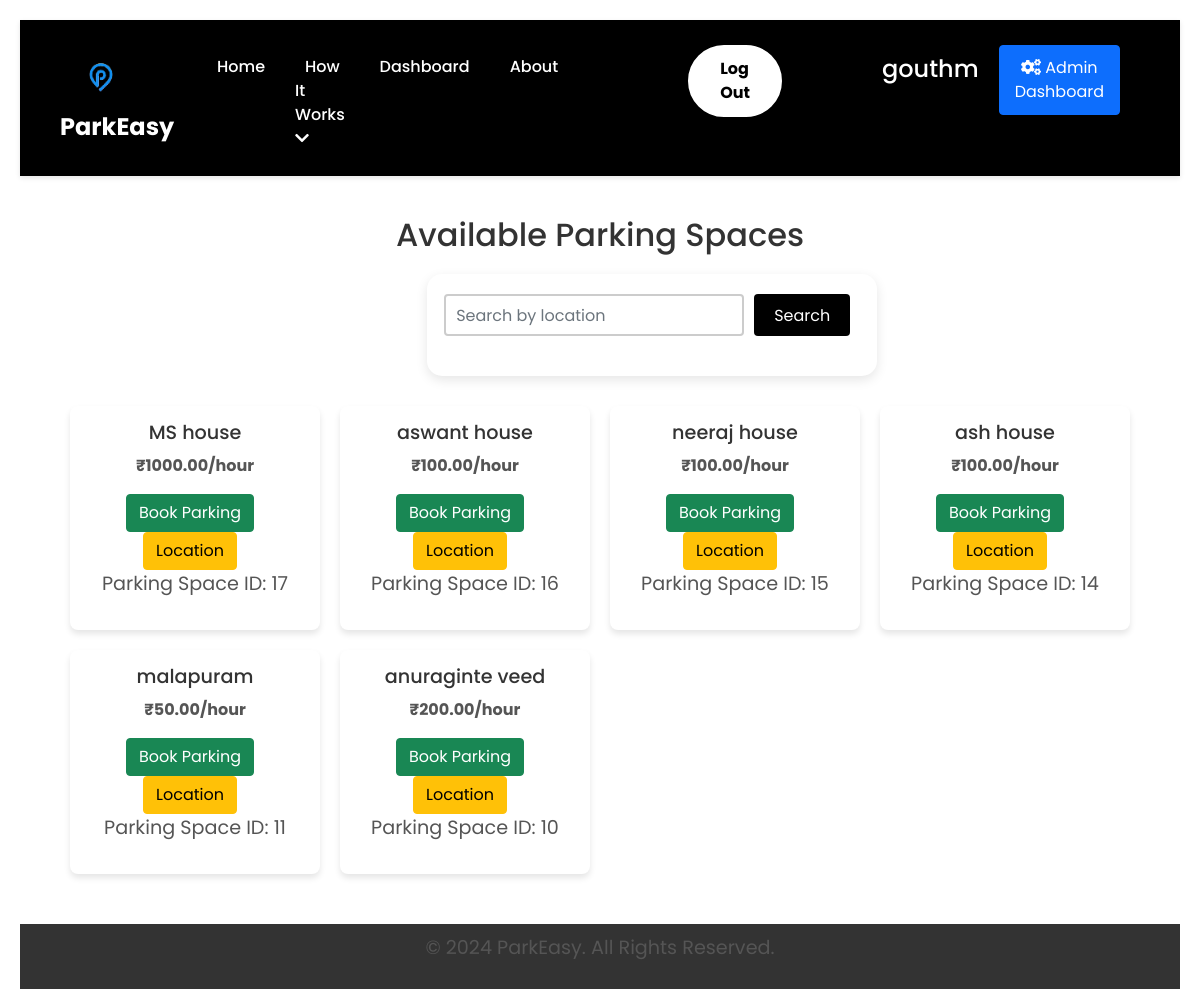
/parkeasy/parking-spaces/ (signed in), run on an earlier commit of the app's database.
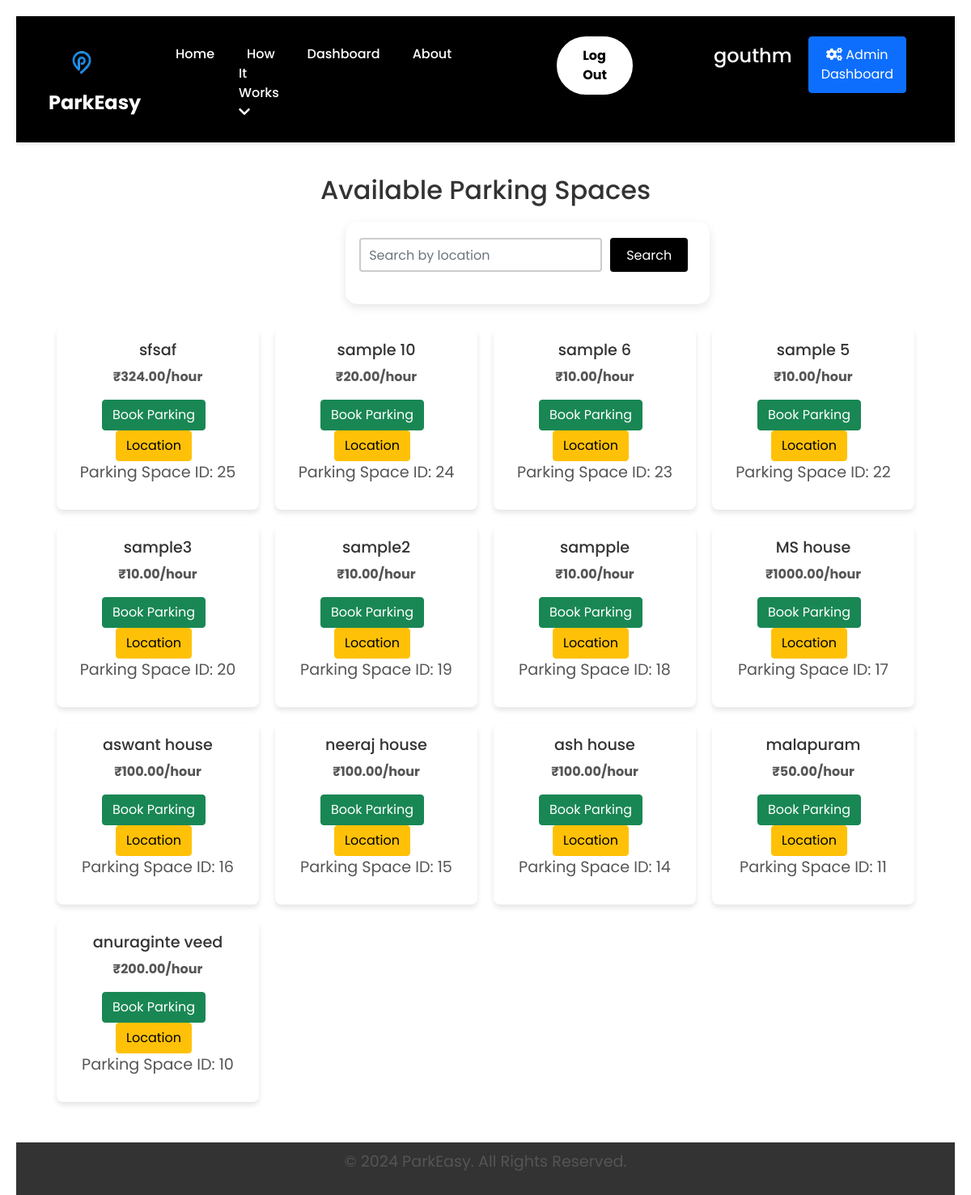
And on a later commit of the database.
### ParkEasyApp/models.py (models this page shows, shortened)
class ParkingSpace(models.Model):
    host = models.ForeignKey(ParkEasyUser, on_delete=models.CASCADE, related_name="parking_spaces")
    location = models.CharField(max_length=255)
    price_per_hour = models.DecimalField(max_digits=10, decimal_places=2)
    availability = models.BooleanField(default=True)  # Indicates if space is available for booking
    amenities = models.TextField(blank=True, null=True)  # Optional description of amenities
    rating = models.DecimalField(max_digits=3, decimal_places=2, default=0.0)  # Average rating by users
    created_at = models.DateTimeField(auto_now_add=True)
    latitude = models.FloatField(null=True, blank=True)  # Store latitude
    longitude = models.FloatField(null=True, blank=True)  # Store longitude
    class Meta:
        indexes = [
            models.Index(fields=['host', 'location']),
        ]

### ParkEasyApp/views.py (the view)
# urls.py: path('parking-spaces/', views.parking_space_list_view, name='parking_space_list'),
def parking_space_list_view(request):
    query = request.GET.get('q', '')
    parking_spaces = ParkingSpace.objects.filter(
        Q(location__icontains=query) & Q(availability=True) & ~Q(host__user=request.user)
    ).order_by('-created_at')
    return render(request, 'parking/parking_space_list.html', {
        'parking_spaces': parking_spaces,
        'query': query
    })

### templates/parking/parking_space_list.html
{% extends "base.html" %}
{% load static %}
{% block content %}
<h2 class="heading">Available Parking Spaces</h2>
<form method="get" class="search-form">
    <input type="text" name="q" value="{{ query }}" placeholder="Search by location" class="form-control">
    <button type="submit" class="btn btn-primary">Search</button>
</form>
<div class="parking-space-grid">
    {% for space in parking_spaces %}
    <div class="parking-space-card">
        <a href="{% url 'parking_space_detail' space.id %}" class="space-link">
            <h3>{{ space.location }}</h3>
            <p>₹{{ space.price_per_hour }}/hour</p>
        </a>
        {% if space.host.user != request.user %}
        <a href="{% url 'create_booking' parking_space_id=space.id %}" class="btn btn-success">Book Parking</a>
        <a href="{% url 'map' space.id %}" class="btn btn-warning">Location</a>
        <p>Parking Space ID: {{ space.id }}</p>
        {% else %}
        <p class="text-muted">This is your parking space</p>
        {% endif %}
    </div>
    {% empty %}
    <div class="empty-message">
        <p>No parking spaces available.</p>
    </div>
    {% endfor %}
</div>
{% endblock %}

What changed in the data, as far as the page shows it:
added ParkingSpace: location "sfsaf", price_per_hour "324.00", id "25"
added ParkingSpace: location "sample 10", price_per_hour "20.00", id "24"
added ParkingSpace: location "sample 6", price_per_hour "10.00", id "23"
added ParkingSpace: location "sample 5", price_per_hour "10.00", id "22"
added ParkingSpace: location "sample3", price_per_hour "10.00", id "20"
added ParkingSpace: location "sample2", price_per_hour "10.00", id "19"
added ParkingSpace: location "sampple", price_per_hour "10.00", id "18"
